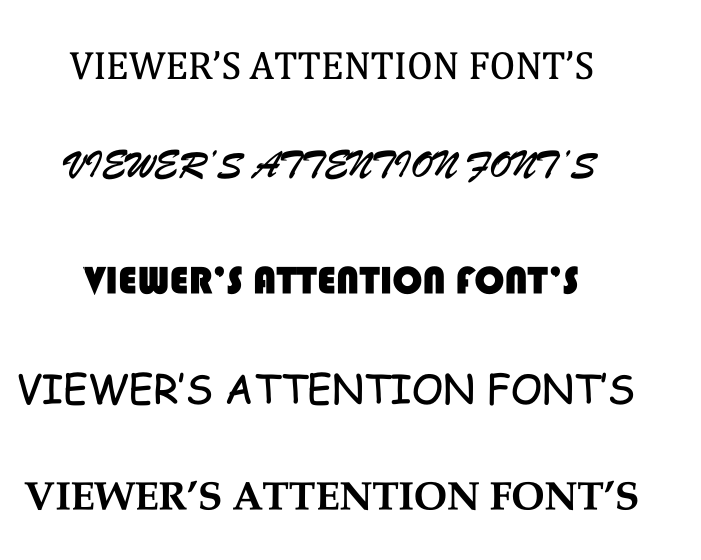
#> input picture Research Paper/text.png, 1402 x 1119 px (shown at 1/2 size)
$ jupyter execute --allow-errors 'Image Rotation.ipynb'
#> lines starting #> are read from the running program, lines starting #| are printed output that depends on the picture
[cell 1]
import cv2
import numpy as np
import matplotlib.pyplot as plt
from skimage import io
from skimage.transform import resize
from skimage.segmentation import slic
from skimage.segmentation import mark_boundaries

[cell 2]
# Load the image
image_path = 'text.png'  # Replace with the path to your image
image = io.imread(image_path)
#> image is the input picture: shape (1119, 1402, 4); mean R, G, B, A 235.1, 235.1, 235.1, 255

[cell 3]
def create_saliency_map(image):
    # Resize the image for faster computation (optional)
    resized_image = resize(image, (300, 300), anti_aliasing=True)
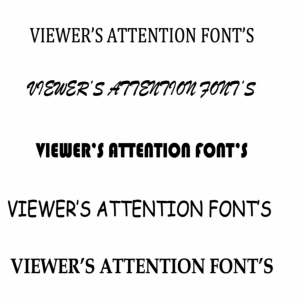
#> resized_image: shape (300, 300, 4) float64; mean R, G, B, A 0.922, 0.922, 0.922, 1; transparent parts drawn white

    # Apply SLIC superpixel segmentation
    segments = slic(resized_image, n_segments=100, compactness=10)
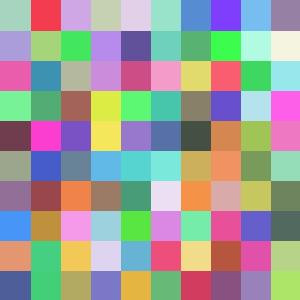
#> segments: shape (300, 300) int64; 100 distinct labels, from 1 to 100; one colour per label, 0 black
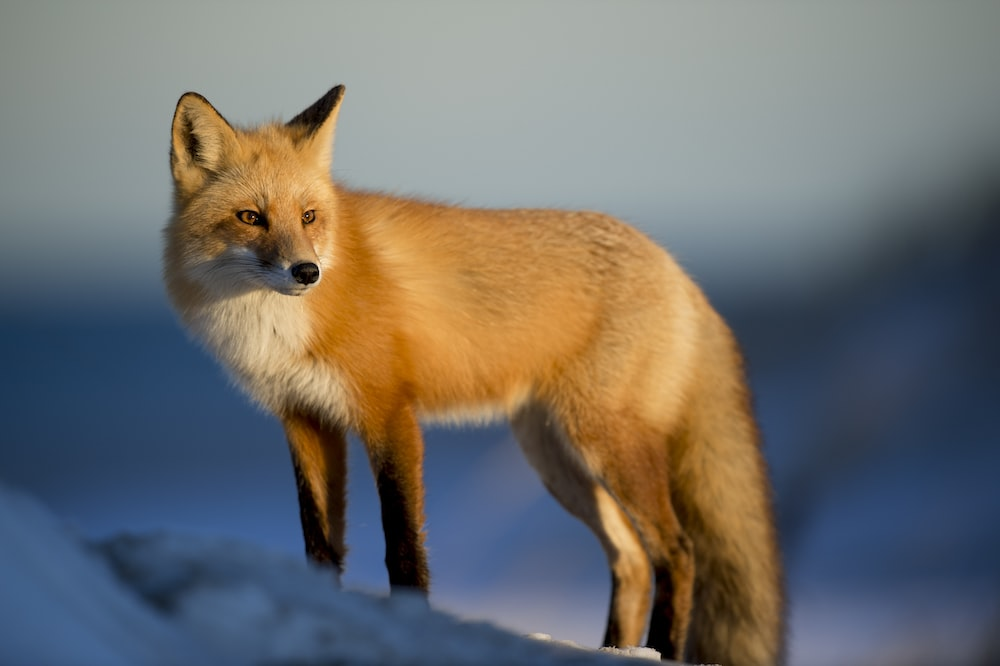
#> input picture Research Paper/fox.jpg, 1000 x 666 px
#> further down, image is the input picture: shape (666, 1000, 3); mean B, G, R 108, 111.3, 112.8

    # Generate the superpixel map
    superpixel_map = mark_boundaries(resized_image, segments)

    # Calculate the saliency map
    saliency_map = np.zeros_like(resized_image[:, :, 0], dtype=float)
    for segment_id in np.unique(segments):
        mask = segments == segment_id
        saliency_map += np.mean(resized_image[:, :, 0][mask]) * mask

    # Normalize the saliency map
    saliency_map /= np.max(saliency_map)
    return resized_image, saliency_map

[cell 4]
def plot_map(original, saliency_map):
    # Display the original image and the saliency map
    fig, ax = plt.subplots(nrows=1, ncols=2, figsize=(10, 5))
    ax[0].imshow(resized_image)
    ax[0].set_title('Original Image')
    ax[0].axis('off')
    ax[1].imshow(saliency_map)
    ax[1].set_title('Saliency Map')
    ax[1].axis('off')
    plt.tight_layout()
    plt.show()

#> (a cell that did not finish here is left out)

[cell 6]
import cv2
import numpy as np

def rotate_image(image, angle):
    # Get image shape and center
#> called with angle = 45
    height, width = image.shape[:2]
#> height = 666; width = 1000
    center = (width / 2, height / 2)
#> center = (500, 333)

    # Define the rotation matrix
    rotation_matrix = cv2.getRotationMatrix2D(center, angle, 1.0)

    # Perform the actual rotation
    rotated_image = cv2.warpAffine(image, rotation_matrix, (width, height))
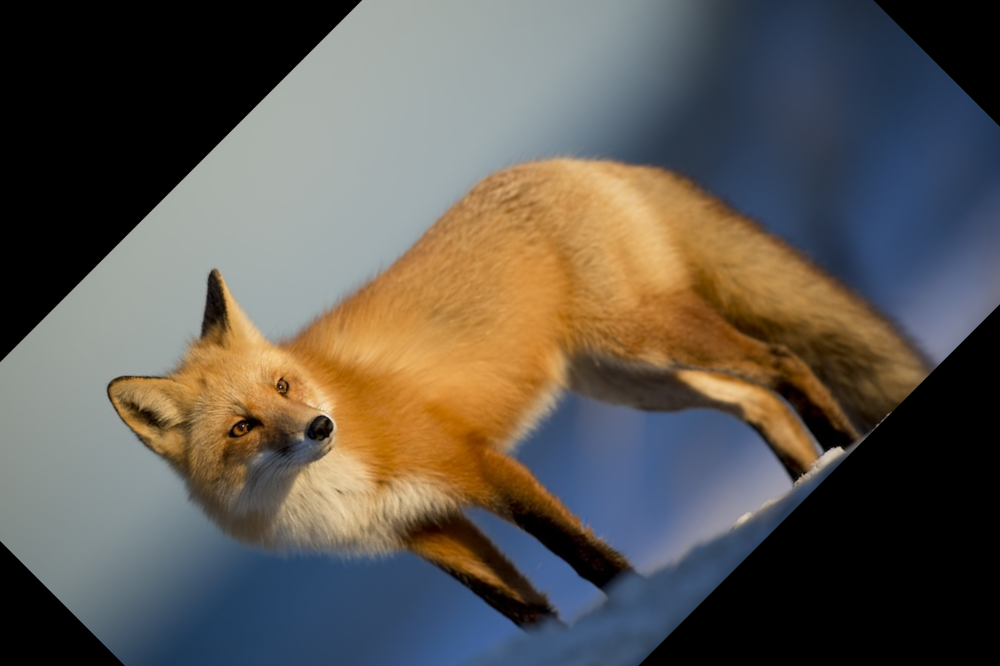
#> rotated_image: shape (666, 1000, 3); mean B, G, R 81.5, 88.4, 93.6

    return rotated_image

# Load the image
image_path = 'fox.jpg'  # Replace with the path to your image
image = cv2.imread(image_path)

# Define the desired rotation angle (in degrees)
angle = 45

# Rotate the image
rotated_image = rotate_image(image, angle)

# Display the original and rotated images
cv2.imshow('Original Image', image)
cv2.imshow('Rotated Image', rotated_image)
cv2.waitKey(0)
cv2.destroyAllWindows()

[cell 7]
import numpy as np
import cv2
import math


#read image
img = cv2.imread(r"fox.jpg")


# change size of image
scale_percent = 100
width = int(img.shape[1] * scale_percent / 100)
#> width = 1000
height = int(img.shape[0] * scale_percent / 100)
#> height = 666
dim = (50, 50)
img = cv2.resize(img, dim, interpolation = cv2.INTER_LINEAR)
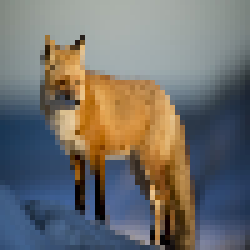
#> img: shape (50, 50, 3) (shown 5 times larger); mean B, G, R 108.1, 111.1, 112.5


#2d to 3d (projection)  , and -> rotation point - center point (origin point)
proj2dto3d = np.array([[1,0,-img.shape[1]/2],
                      [0,1,-img.shape[0]/2],
                      [0,0,0],
                      [0,0,1]],np.float32)

# 3d matrixs in  x ,y ,z

'''
 you can remove any matrix if you dont want to rotate around it , so in our case
 we rotate around y axis only so any line ends with " #0 " we can remove it
 and the programe will run

'''
rx   = np.array([[1,0,0,0],
                 [0,1,0,0],
                 [0,0,1,0],
                 [0,0,0,1]],np.float32)  #0

ry   = np.array([[1,0,0,0],
                 [0,1,0,0],
                 [0,0,1,0],
                 [0,0,0,1]],np.float32)

rz   = np.array([[1,0,0,0],
                 [0,1,0,0],
                 [0,0,1,0],
                 [0,0,0,1]],np.float32)  #0


trans= np.array([[1,0,0,0],
                 [0,1,0,0],
                 [0,0,1,400],   #400 to move the image in z axis
                 [0,0,0,1]],np.float32)


proj3dto2d = np.array([ [200,0,img.shape[1]/2,0],
                        [0,200,img.shape[0]/2,0],
                        [0,0,1,0] ],np.float32)

x =0.0 #0
y =0.0
z =0.0 #0

cv2.imshow("img",img)

for i in range(0,50):


    ax = float(x * (math.pi / 180.0)) #0
    ay = float(y * (math.pi / 180.0))
    az = float(z * (math.pi / 180.0)) #0

    rx[1,1] = math.cos(ax) #0
    rx[1,2] = -math.sin(ax) #0
    rx[2,1] = math.sin(ax) #0
    rx[2,2] = math.cos(ax) #0

    ry[0,0] = math.cos(ay)
    ry[0,2] = -math.sin(ay)
    ry[2,0] = math.sin(ay)
    ry[2,2] = math.cos(ay)

    rz[0,0] = math.cos(az) #0
    rz[0,1] = -math.sin(az) #0
    rz[1,0] = math.sin(az) #0
    rz[1,1] = math.cos(az) #0

    r =rx.dot(ry).dot(rz) # if we remove the lines we put    r=ry
    final = proj3dto2d.dot(trans.dot(r.dot(proj2dto3d)))


    dst = cv2.warpPerspective(img, final,(img.shape[1],img.shape[0]),None,cv2.INTER_LINEAR
                              ,cv2.BORDER_CONSTANT,(255,255,255))

    cv2.imshow("dst",dst)

    y =y +3  # increase y angel by 3

    cv2.waitKey(25)
#> this loop made 50 passes
#> pass 1, `dst = cv2.warpPerspective(img, final,(img.shape[1],img.shape[0]),None,..`:
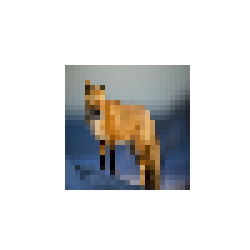
#> dst: shape (50, 50, 3) (shown 5 times larger); mean B, G, R 218, 218.7, 219
#> after the loop, rx = [[1, 0, 0, 0], [0, 1, 0, 0], [0, 0, 1, 0], [0, 0, 0, 1]]; ry = [[-0.839, 0, -0.545, 0], [0, 1, 0, 0], [0.545, 0, -0.839, 0], [0, 0, 0, 1]]; rz has the same summary as rx; y = 150


cv2.waitKey(0)
#> Out = 27
